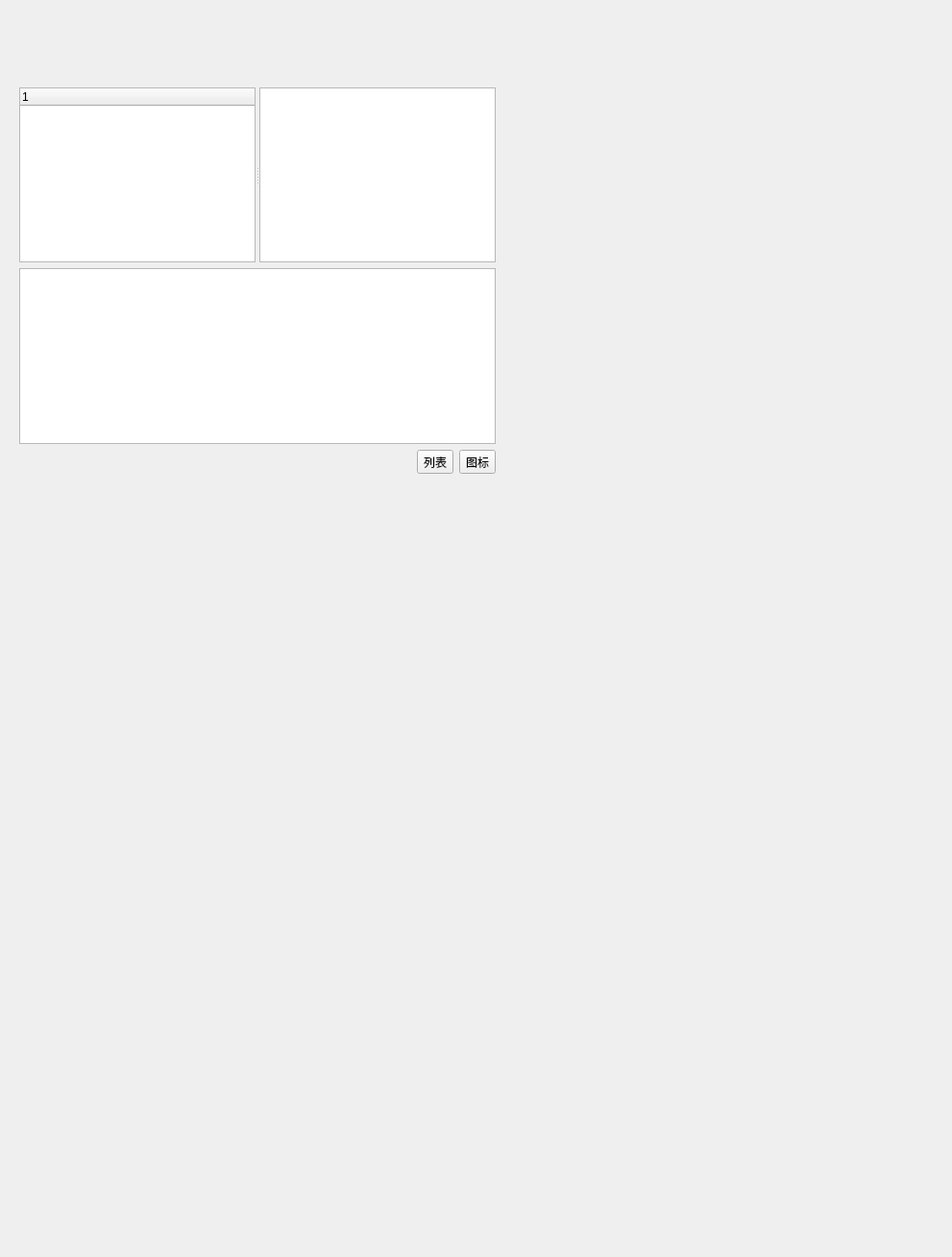
<?xml version="1.0" encoding="UTF-8"?>
<ui version="4.0">
 <class>Widget</class>
 <widget class="QWidget" name="Widget">
  <property name="geometry">
   <rect>
    <x>0</x>
    <y>0</y>
    <width>991</width>
    <height>1308</height>
   </rect>
  </property>
  <property name="minimumSize">
   <size>
    <width>0</width>
    <height>70</height>
   </size>
  </property>
  <property name="windowTitle">
   <string>Widget</string>
  </property>
  <widget class="QWidget" name="">
   <property name="geometry">
    <rect>
     <x>9</x>
     <y>80</y>
     <width>518</width>
     <height>424</height>
    </rect>
   </property>
   <layout class="QGridLayout" name="gridLayout_7">
    <item row="0" column="0">
     <layout class="QGridLayout" name="gridLayout_6">
      <item row="1" column="0">
       <layout class="QHBoxLayout" name="horizontalLayout">
        <item>
         <spacer name="horizontalSpacer">
          <property name="orientation">
           <enum>Qt::Horizontal</enum>
          </property>
          <property name="sizeHint" stdset="0">
           <size>
            <width>40</width>
            <height>20</height>
           </size>
          </property>
         </spacer>
        </item>
        <item>
         <widget class="QToolButton" name="tbList">
          <property name="text">
           <string>列表</string>
          </property>
         </widget>
        </item>
        <item>
         <widget class="QToolButton" name="tbIcon">
          <property name="text">
           <string>图标</string>
          </property>
         </widget>
        </item>
       </layout>
      </item>
      <item row="0" column="0">
       <layout class="QGridLayout" name="gridLayout">
        <item row="1" column="0">
         <widget class="QListView" name="listView"/>
        </item>
        <item row="0" column="0">
         <widget class="QSplitter" name="splitter">
          <property name="orientation">
           <enum>Qt::Horizontal</enum>
          </property>
          <widget class="QTreeWidget" name="treeWidget">
           <column>
            <property name="text">
             <string notr="true">1</string>
            </property>
           </column>
          </widget>
          <widget class="QTableView" name="tableView"/>
         </widget>
        </item>
       </layout>
      </item>
     </layout>
    </item>
   </layout>
  </widget>
 </widget>
 <layoutdefault spacing="6" margin="11"/>
 <resources/>
 <connections/>
</ui>
